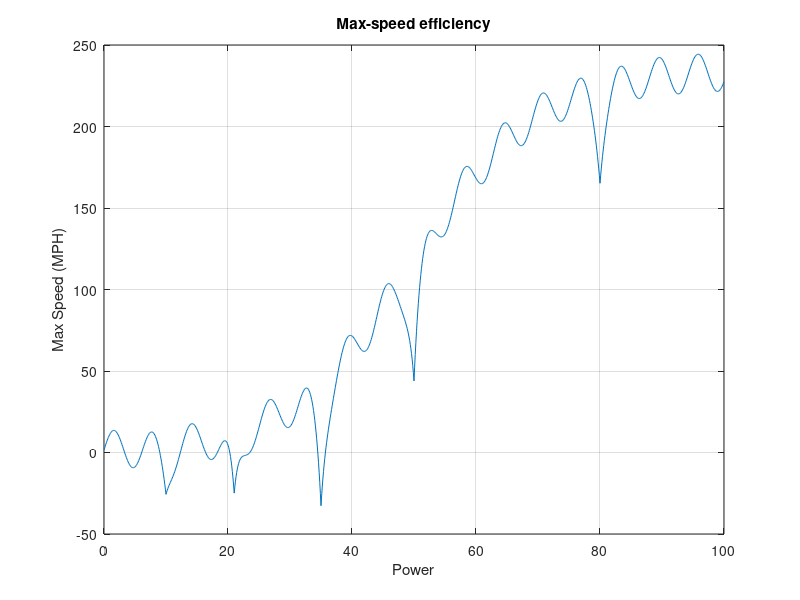
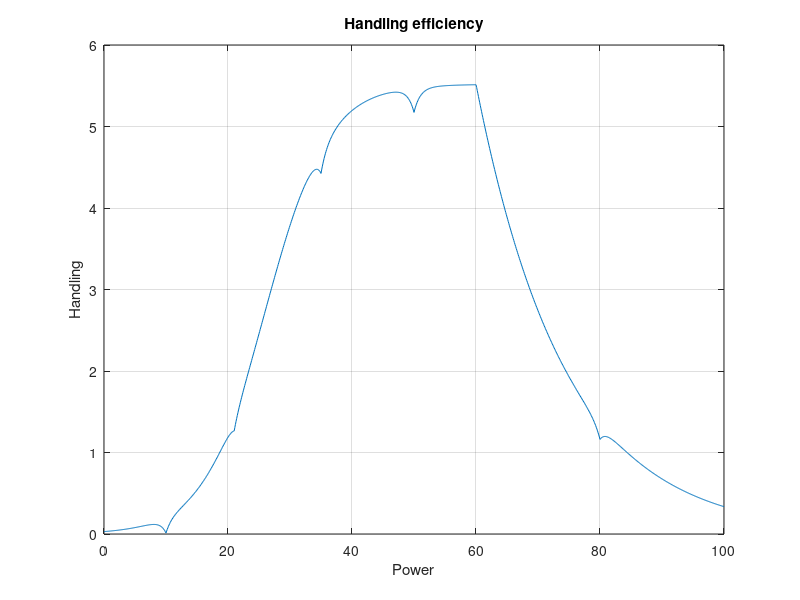
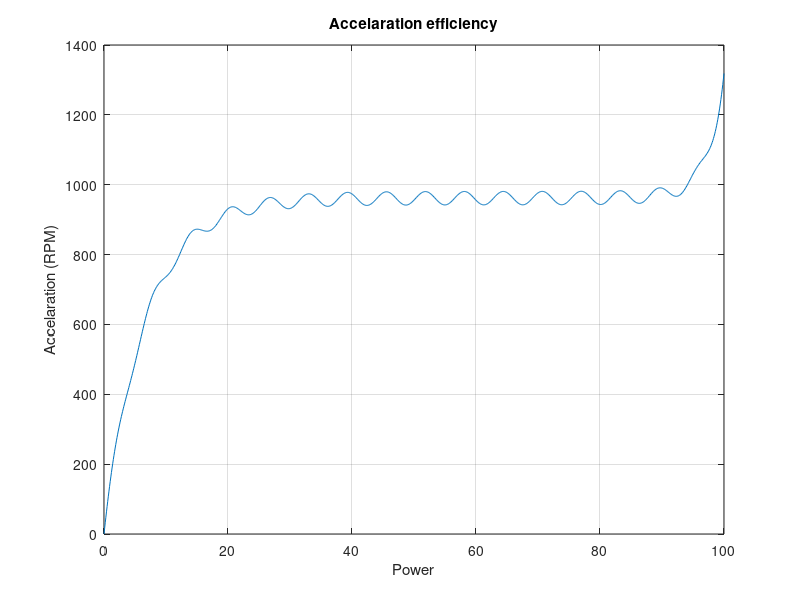
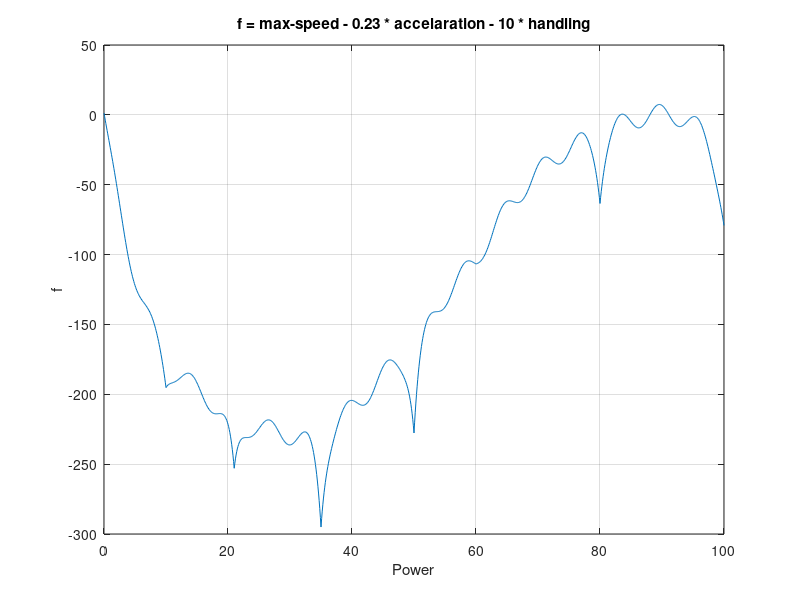

MATLAB code for these plots, in order: (Note: this script raises an error after producing the figures.)
%% Define x
x = 0:0.1:100;


%% Max speed efficiency function
max_speed = @(x) 235*(((exp(0.1 .* (x-50))./(exp(0.1 .* (x-50)) + 1)) + 0.05.*sin(x) - (0.1*exp(-abs(x-10)) + 0.2*exp(-abs(x-21)) + 0.3*exp(-abs(x-35)) + 0.3*exp(-abs(x-50)) + 0.2*exp(-abs(x-80)))));
figure(1);
plot(x, max_speed(x));
xlabel('Power');
ylabel('Max Speed (MPH)');
title('Max-speed efficiency');
grid on;

%% Handling efficiency function
max_handling_x = 60;
handling = @(x) (5.519) * ((x <= max_handling_x) .* exp(0.2*(x-max_handling_x/2.3))./(exp(0.2*(x-max_handling_x/2.3)) + 1) + (x > max_handling_x) .* exp(-0.07*(x - max_handling_x))) - (0.2*exp(-abs(x-10)) + 0.2*exp(-abs(x-21)) + 0.3*exp(-abs(x-35)) + 0.3*exp(-abs(x-50)) + 0.2*exp(-abs(x-80)));
figure(2);
plot(x, handling(x));
xlabel('Power');
ylabel('Handling');
title('Handling efficiency');
grid on;

%% Accelaration efficiency function
accelaration = @(x) (1/1.04e-3) * (1 - exp(-0.15*x) + 1e-7 * exp(exp(exp(0.01*x))) + 0.02 * sin(x));
figure(3);
plot(x, accelaration(x));
xlabel('Power');
ylabel('Accelaration (RPM)');
title('Accelaration efficiency');
grid on;

%% Optimal tuning point
% We need to find the tuning points x 
% s.t. max_speed(x) = 10 * handling(x) + 0.23 * accelaration(x)
% the optimal tuning point will be the maximum of all the tuning points
% We take f(x) = max_speed(x) - 10 * handling(x) - 0.23 * accelaration(x)
% We will find zeros of f, to find the optimal x, we will start from the 
% Rightmost point in secant method
f = @(x) max_speed(x) - 0.23 * accelaration(x) - 10 * handling(x);
figure(4);
plot(x, f(x));
xlabel('Power');
ylabel('f');
title('f = max-speed - 0.23 * accelaration - 10 * handling');
grid on;

%% Secant method to find roots of f

[ans1, nfinal] = secant_solver(f, 100, 99, 100, 1e-7);
[t1, t1_] = secant_solver(f, 0, 0.01, 100, 1e-7);
[t2, t2_] = secant_solver(f, 80, 81, 100, 1e-7);
figure(5);
hold on;
plot(x, f(x));
scatter([t1(end), t2(end)], [0, 0], 30, 'black', 'd', 'filled');
scatter([ans1(end)], [0], 40, 'red', 'h', 'filled');
text(t1(end)+2, 0, 'Tuning point 1');
text(t2(end)-10, -10, 'Tuning point 2');
text(ans1(end)-15, 20, 'Optimal tuning');
text(ans1(end)-5, 10, 'point');
xlabel('Power');
ylabel('f');
title('f = max-speed - 0.23 * accelaration - 10 * handling');
grid on;

